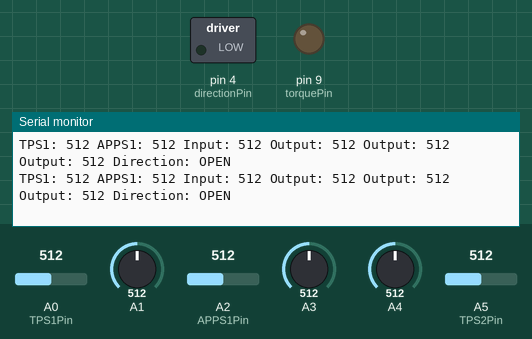
The sketch below on a simulated Arduino Uno, built with avr-gcc and run on an emulated ATmega328P. On the bench: switched loads named in the sketch (green lamp = pin HIGH), output pins drawn as LEDs (lit = HIGH), the last lines printed to the serial monitor. The test bench sets the inputs (shaded band); at power-on: A0 (TPS1Pin) = 512, A1 = 512, A2 (APPS1Pin) = 512, A3 = 512, A4 = 512, A5 (TPS2Pin) = 512.

Above: at 1.2 s.
1.3 s: A0 (TPS1Pin) set to 104
At 1.8 s:
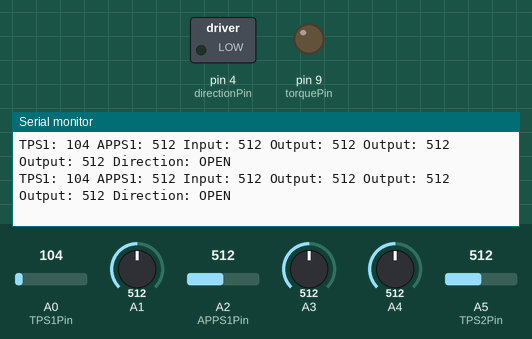
4.3 s: A0 (TPS1Pin) set to 91
At 5.0 s:
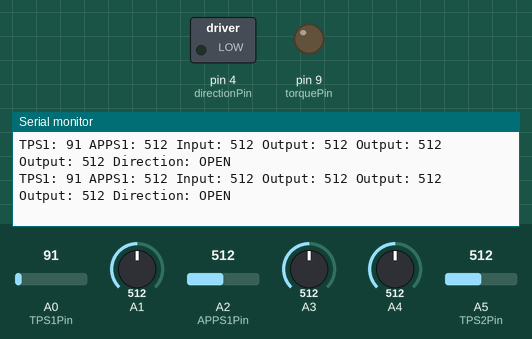
7.3 s: A1 set to 108
At 8.2 s:
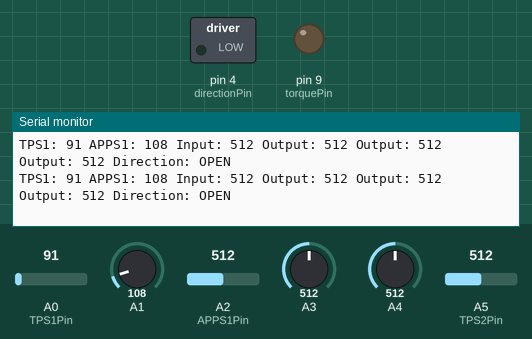
10.3 s: A1 set to 95
At 11.1 s:
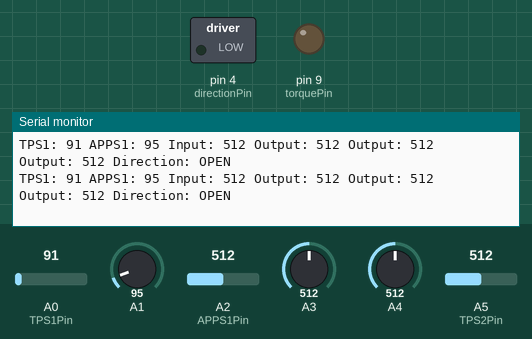
13.3 s: A2 (APPS1Pin) set to 107
At 13.9 s:
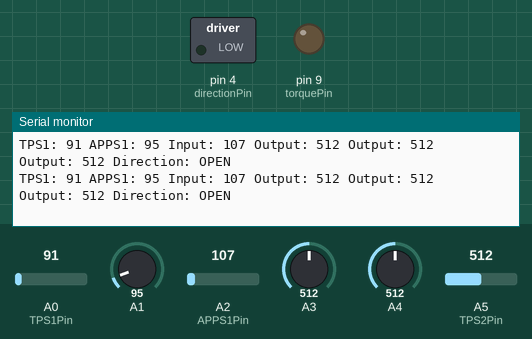
16.3 s: A2 (APPS1Pin) set to 93
At 17.2 s:
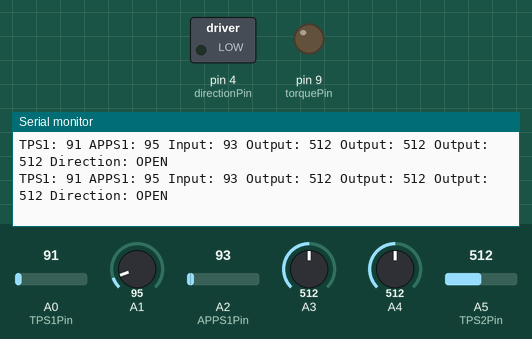
Timing chart, 0 to 17.8 s (numbered marks = the images above; inputs shaded):
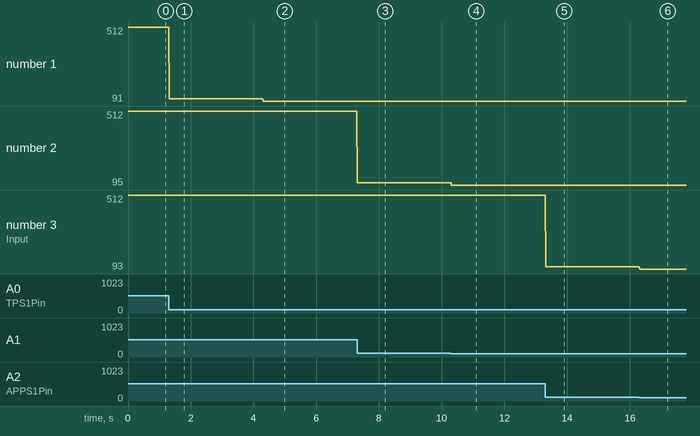

Measured:
- after the input at 1.3 s, the serial monitor: prints a new line at once (image 1)
- after the input at 4.3 s, the serial monitor: prints a new line at once (image 2)
- after the input at 7.3 s, the serial monitor: prints a new line at once (image 3)
- after the input at 10.3 s, the serial monitor: prints a new line at once (image 4)
- after the input at 13.3 s, the serial monitor: prints a new line at once (image 5)
- after the input at 16.3 s, the serial monitor: prints a new line at once (image 6)
- plotted number 1: 512 → 104 after the input at 1.3 s, 104 → 91 after the input at 4.3 s
- plotted number 2: 512 → 108 after the input at 7.3 s, 108 → 95 after the input at 10.3 s

The sketch:

etc.ino
```cpp
#include <PID_v1.h>

const int TPS1Pin = A0;  //Pin of TPS1
const int TPS2Pin = A5;  //Pin of TPS2
const int APPS1Pin = A2; // Gas pedal Potentiometer
const int torquePin = 9; //PWM pin to motor driver
const int directionPin = 4; //directionPin

//PID tunings
const double Kp = 1;
const double Ki = 0.00001;
const double Kd = 0.00;

//ETB Constants
const int TPS1Close = 90;
const int TPS1Open = 115;
const int TPS2Close = 90;
const int TPS2Open = 971;

//APPS Constants
const int APPS1Close = 700;
const int APPS1Open = 90;
const int APPS2Close = 0;
const int APPS2Open = 1024;

int direction;
double Input;
double OutputTorque;
double DesiredPosition;
int TPS1;
int TPS2;
int TPSdiff;
int APPS1;
int APPS2;
int APPSdiff;

PID myPID(&Input, &OutputTorque, 0, Kp, Ki, Kd, DIRECT);

void setup() {
  TCCR0B = TCCR0B & B11111000 | B00000010; // for PWM frequency of 7812.50 Hz

  // Set PID inputs
  Input = 0;
  DesiredPosition = 0;
  myPID.SetMode(AUTOMATIC);

  pinMode(APPS1Pin, INPUT);
  pinMode(TPS1Pin, INPUT);
  pinMode(TPS2Pin, INPUT);
  pinMode(directionPin, OUTPUT);
  pinMode(torquePin, OUTPUT);

  myPID.SetSampleTime(10);

  Serial.begin(115200);
}

void loop() {
//
//  TPS1 = constrain(analogRead(TPS1Pin), TPS1Open, TPS1Close); // Range: 931 - 50
//  TPS2 = constrain(analogRead(TPS2Pin), TPS2Close, TPS2Open); // Range: 90 - 971
//  TPSdiff = (TPS1Close - TPS1Open) - ((TPS1 - TPS1Open) + (TPS2 - TPS2Close));
////  if(TPSdiff > ((TPS1Close - TPS1Open)*0.1)){ // TPS1 and TPS2 differ by more than 10%
////    analogWrite(torquePin, 0);
////    Serial.println("ERROR 1");
////  }
//
//  Input = map(TPS1, TPS1Close, TPS1Open, 0, 1024);
//
//  //APPS1 = constrain(analogRead(APPS1Pin), APPS1Close, APPS1Open); // Range: 0 - 1024
//  //APPS1 = map(APPS1, APPS1Open, APPS1Close, 0, 1024);
//  APPS1 = map(analogRead(APPS1Pin), APPS1Close, APPS1Open, 0, 1024);
//  if (APPS1 < 0){ APPS1 = 0; }
//  //APPS2 = analogRead(APPS2Pin); // Range: 0 - 1024
//  //APPSdiff = APPS1 - APPS2;
//  Input = APPS1 - Input;
//  if(Input < 0){
//    myPID.SetControllerDirection(DIRECT);
//    digitalWrite(directionPin,LOW);
//    direction = 1;
//  }
//  else {
//    direction = 0;
//    myPID.SetControllerDirection(REVERSE);
//    digitalWrite(directionPin,HIGH);
//  }
//  //DesiredPosition = APPS1;
//
//  myPID.Compute();
//  analogWrite(torquePin, OutputTorque);
//
  Serial.print("TPS1: ");
  Serial.print(analogRead(A0));
  Serial.print(" APPS1: ");
  Serial.print(analogRead(A1));
  Serial.print(" Input: ");
  Serial.print(analogRead(A2));
  Serial.print(" Output: ");
  Serial.print(analogRead(A3));
    Serial.print(" Output: ");
  Serial.print(analogRead(A4));
    Serial.print(" Output: ");
  Serial.print(analogRead(A5));
  Serial.print(" Direction: ");
  if(direction == 1){
    Serial.println("CLOSE");
  } else {
  Serial.println("OPEN");
  }
}
```
